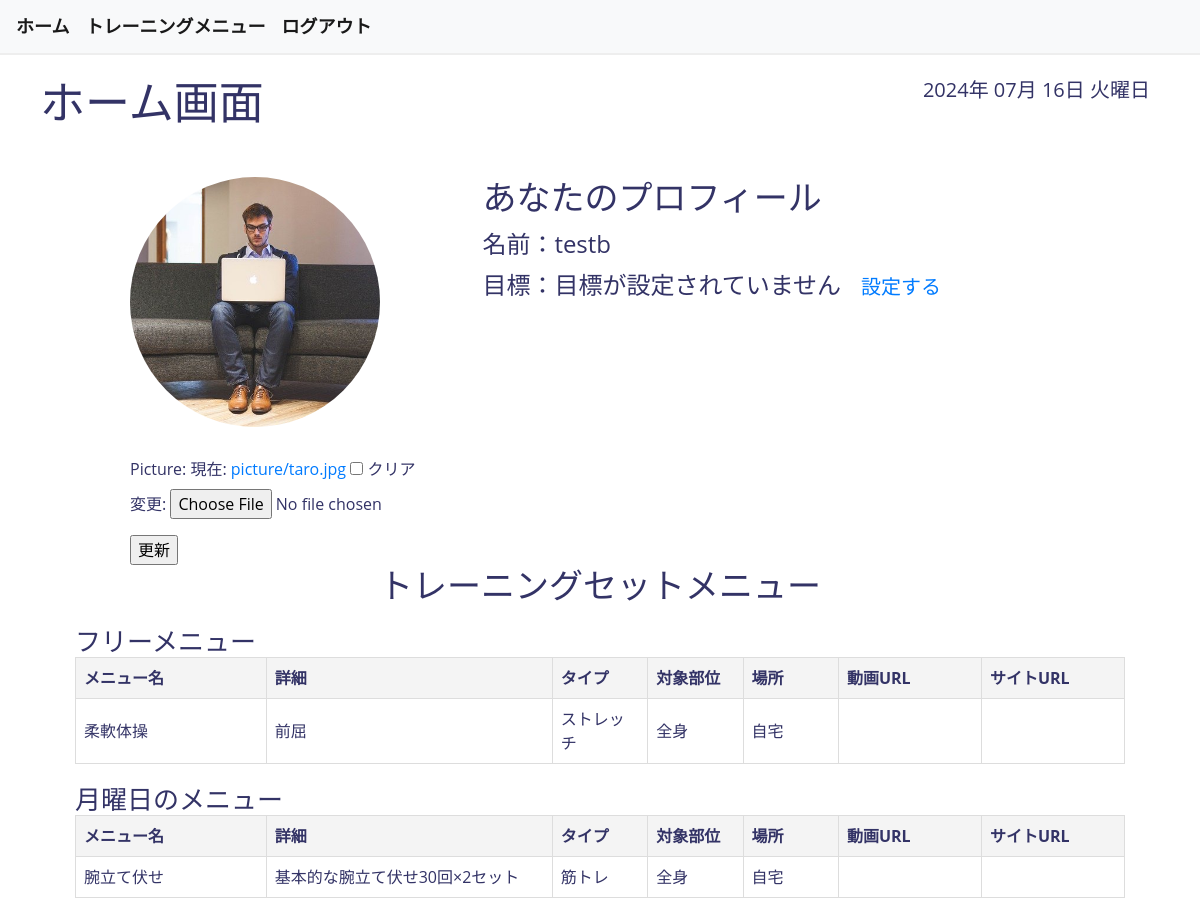
/training_menus/home/ (signed in), run on the app's committed database.
### accounts/models.py (models this page shows, shortened)
class Users(AbstractBaseUser, PermissionsMixin):
    username = models.CharField(max_length=150)
    email = models.EmailField(max_length=255, unique=True)
    is_active = models.BooleanField(default=True)
    is_staff = models.BooleanField(default=False)
    picture = models.FileField(null=True, upload_to='picture/')
    create_at = models.DateTimeField(auto_now_add=True)
    update_at = models.DateTimeField(auto_now=True)
    USERNAME_FIELD = 'email'
    REQUIRED_FIELDS = ['username']
    objects = UserManager()

### training_menus/models.py (models this page shows, shortened)
class UserCustomMenus(models.Model):
    DAY_OF_WEEK_CHOICES = (
        ('free', 'フリー'),
        ('monday', '月曜日'),
        ('tuesday', '火曜日'),
        ('wednesday', '水曜日'),
        ('thursday', '木曜日'),
        ('friday', '金曜日'),
        ('saturday', '土曜日'),
        ('sunday', '日曜日'),
    )
    menu_name = models.CharField(max_length=1000, verbose_name='メニュー名')
    menu_details = models.CharField(max_length=2000, blank=True, null=True, verbose_name='詳細')
    training_type = models.ForeignKey(
        TrainingType,
        on_delete = models.CASCADE,
        blank=True,
        null=True,
        verbose_name='トレーニングタイプ'
    )
    training_part = models.ForeignKey(
        TrainingPart,
        on_delete = models.CASCADE,
        blank=True,
        null=True,
        verbose_name='対象部位'
    )
    training_location = models.ForeignKey(
        TrainingLocation,
        on_delete = models.CASCADE,
        blank=True,
        null=True,
        verbose_name='場所'
    )
    reference_video_url = models.URLField(max_length=1000, blank=True, null=True, verbose_name='動画URL')
    reference_site_url = models.URLField(max_length=1000, blank=True, null=True, verbose_name='サイトURL')
    last_performed_date = models.CharField(max_length=1000, default='未実施', verbose_name='最終実施日')
    is_current = models.BooleanField(default=False, verbose_name='現在選択')
    day_of_week = models.CharField(max_length=10, choices=DAY_OF_WEEK_CHOICES, blank=True, null=True, verbose_name='曜日')
    user = models.ForeignKey(
        Users,
        on_delete = models.CASCADE,
        related_name='custom_menus',
    )
    create_at = models.DateTimeField(auto_now_add=True)
    update_at = models.DateTimeField(auto_now=True)
    class Meta:
        db_table = 'training_custom_menus'
        verbose_name = 'ユーザーカスタムメニュー'
        verbose_name_plural = 'ユーザーカスタムメニュー'

class TrainingType(models.Model):
    name = models.CharField(max_length=1000)
    user = models.ForeignKey(
        Users,
        on_delete = models.CASCADE,
    )
    create_at = models.DateTimeField(auto_now_add=True)
    update_at = models.DateTimeField(auto_now=True)
    class Meta:
        db_table = 'training_type'

class TrainingPart(models.Model):
    name = models.CharField(max_length=1000)
    user = models.ForeignKey(
        Users,
        on_delete = models.CASCADE,
    )
    create_at = models.DateTimeField(auto_now_add=True)
    update_at = models.DateTimeField(auto_now=True)
    class Meta:
        db_table = 'training_part'

class TrainingLocation(models.Model):
    name = models.CharField(max_length=1000)
    user = models.ForeignKey(
        Users,
        on_delete = models.CASCADE,
    )
    create_at = models.DateTimeField(auto_now_add=True)
    update_at = models.DateTimeField(auto_now=True)
    class Meta:
        db_table = 'training_location'

### training_menus/views.py (the view, shortened to what this page needs)
# urls.py: path('home/', HomeView.as_view(), name='home'),
class HomeView(LoginRequiredMixin, TemplateView):
    template_name = 'home.html'
    def get_context_data(self, **kwargs):
        context = super().get_context_data(**kwargs)
        user_profile = Users.objects.get(id=self.request.user.id)
        timezone_now = timezone.now()
        context['profile'] = user_profile
        context['picture_form'] = forms.PictureUploadForm(instance=user_profile)
        context['now'] = timezone_now
        context['goals'], created = TrainingGoals.objects.get_or_create(user=self.request.user)
        weekdays_ja = ["月曜日", "火曜日", "水曜日", "木曜日", "金曜日", "土曜日", "日曜日"]
        context['weekdays_ja'] = weekdays_ja[timezone_now.weekday()]
        is_current = UserCustomMenus.objects.filter(user=self.request.user, is_current=True)
        weekdays = ["monday", "tuesday", "wednesday", "thursday", "friday", "saturday", "sunday"]
        day_name = weekdays[timezone_now.weekday()]
        context['day_of_weeks_free'] = is_current.filter(day_of_week="free")
        context['day_of_weeks'] = is_current.filter(day_of_week=day_name)
        return context

### accounts/forms.py
class PictureUploadForm(forms.ModelForm):
    picture = forms.FileField(required=False)
    class Meta:
        model = Users
        fields = ['picture',]

### templates/home.html (shortened to what this page needs)
{% extends 'base.html' %}
{% load static %}
{% block content %}
<link rel="stylesheet" type="text/css" href="{% static 'css/home.css' %}">
<div class="header">
    <h1>ホーム画面</h1>
    <div class="date-display">{{ now|date:"Y年 m月 d日 l" }}</div>
</div>
<div class="profile-section">
    <div class="left-column">
        <div>
            {% if profile.picture %}
                <img class="profile-picture" src="{{ profile.picture.url }}">
            {% else %}
                <img class="profile-picture" src="/media/picture/default.png">
            {% endif %}
        </div>
        <form class="profile-form" method="post" enctype="multipart/form-data">
        {{ picture_form.as_p }}
        <input type="submit" value="更新">
        </form>
    </div>
    <div class="profile-details">
        <h2>あなたのプロフィール</h2>
        <p>名前：{{ profile.username }}</p>
        <div>
            {% if goals %}
                {% if goals.name %}
                    <p>目標：{{ goals.name }}<a href="{% url 'training_menus:goals_update' %}">編集</a></p>
                {% else %}
                    <p>目標：目標が設定されていません<a href="{% url 'training_menus:goals_update' %}">設定する</a></p>
                {% endif %}
            {% else %}
                <p>目標：目標が設定されていません<a href="{% url 'training_menus:goals_update' %}">設定する</a></p>
            {% endif %}
        </div>
    </div>
</div>
<div>
    <h2 class="h2-training">トレーニングセットメニュー</h2>
    <div class="menu-container">
        <h3 class="h3-menu">フリーメニュー</h3>
        <div class="training-table-container">
            <table class="training-table">
                <thead>
                <tr>
                    <th>メニュー名</th>
                    <th>詳細</th>
                    <th>タイプ</th>
                    <th>対象部位</th>
                    <th>場所</th>
                    <th>動画URL</th>
                    <th>サイトURL</th>
                </tr>
                </thead>
                <tbody>
                {% for free in day_of_weeks_free %}
                <tr>
                    <td>{{ free.menu_name }}</td>
                    <td>{{ free.menu_details }}</td>
                    <td>{{ free.training_type.name }}</td>
                    <td>{{ free.training_part.name }}</td>
                    <td>{{ free.training_location.name }}</td>
                    <td><a href="{{ free.reference_video_url }}" target="_blank">{{ free.reference_video_url|truncatechars:30 }}</a></td>
                    <td><a href="{{ free.reference_site_url }}" target="_blank">{{ free.reference_site_url|truncatechars:30 }}</a></td>
                </tr>
                {% endfor %}
                </tbody>
            </table>
        </div>
    </div>
    <div class="menu-container">
        <h3 class="h3-menu">{{ weekdays_ja }}のメニュー</h3>
        <div class="training-table-container">
            <table class="training-table">
                <thead>
                <tr>
                    <th>メニュー名</th>
                    <th>詳細</th>
                    <th>タイプ</th>
                    <th>対象部位</th>
                    <th>場所</th>
                    <th>動画URL</th>
                    <th>サイトURL</th>
                </tr>
                </thead>
                <tbody>
                {% for day_of_week in day_of_weeks %}
                <tr>
                    <td>{{ day_of_week.menu_name }}</td>
                    <td>{{ day_of_week.menu_details }}</td>
                    <td>{{ day_of_week.training_type.name }}</td>
                    <td>{{ day_of_week.training_part.name }}</td>
                    <td>{{ day_of_week.training_location.name }}</td>
                    <td><a href="{{ day_of_week.reference_video_url }}" target="_blank">{{ day_of_week.reference_video_url|truncatechars:30 }}</a></td>
                    <td><a href="{{ day_of_week.reference_site_url }}" target="_blank">{{ day_of_week.reference_site_url|truncatechars:30 }}</a></td>
                </tr>
                {% endfor %}
                </tbody>
            </table>
        </div>
    </div>
</div>
{% endblock %}

### templates/base.html (shortened to what this page needs)
{% load static %}
<!DOCTYPE html>
<html lang="ja">
   <head>
      <link rel="stylesheet" href="https://stackpath.bootstrapcdn.com/bootstrap/4.3.1/css/bootstrap.min.css">
      <link rel="stylesheet" type="text/css" href="{% static 'css/base.css' %}">
   </head>
   <body>
      <nav class="navbar navbar-expand-lg navbar-light bg-light">
        <a class="navbar-brand" href="{% url 'training_menus:home' %}">ホーム</a>
        {% if user.is_authenticated %}
        <a class="navbar-brand" href="{% url 'training_menus:training_list' %}">トレーニングメニュー</a>
        <a class="navbar-brand" href="{% url 'accounts:user_logout' %}">ログアウト</a>
        {% else %}
        <a class="navbar-brand" href="{% url 'accounts:user_login' %}">ログイン</a>
        <a class="navbar-brand" href="{% url 'accounts:regist' %}">ユーザー登録</a>
        {% endif %}
      </nav>
      {% block content %}{% endblock %}
   </body>
</html>

### static/css/base.css (style rules this page uses)
body { font-family: 'Open Sans', sans-serif; color: #333366; background-color: #ffffff; }
.navbar { background-color: #ffffff; border-bottom: 2px solid #eeeeee; }
.navbar-brand { color: #007bff; font-size: 18px; font-weight: bold; }

### static/css/home.css (style rules this page uses)
body { font-family: 'Open Sans', sans-serif; }
.header { display: flex; justify-content: space-between; padding: 20px 40px; }
h1 { font-size: 45px; }
.date-display { font-size: 20px; padding: 0px 10px; }
.profile-section { display: flex; align-items: flex-start; margin-top: 20px; margin-left: 90px; }
.left-column { display: flex; flex-direction: column; margin-left: 40px; }
.profile-picture { width: 250px; height: 250px; border-radius: 50%; margin-bottom: 30px; object-fit: cover; }
.profile-details { font-size: 16px; }
.profile-details h2 { font-size: 34px; }
.profile-details p { margin: 5px 0; font-size: 24px; }
.profile-details a { margin-left: 20px; font-size: 20px; text-decoration: none; }
.menu-container { width: 90%; margin: 20px auto; padding: 0 15px; }
.h2-training { font-size: 34px; text-align: center; }
.h3-menu { font-size: 26px; text-align: left; margin: 0; }
.training-table-container { margin: 0; }
.training-table { width: 100%; table-layout: fixed; border-collapse: collapse; }
.training-table th, .training-table td { font-size: 16px; text-align: left; padding: 8px; border: 1px solid #ddd; }
.training-table th:nth-child(1), .training-table td:nth-child(1) { width: 20%; }
.training-table th:nth-child(2), .training-table td:nth-child(2) { width: 30%; }
.training-table th:nth-child(3), .training-table td:nth-child(3), .training-table th:nth-child(4), .training-table td:nth-child(4), .training-table th:nth-child(5), .training-table td:nth-child(5) { width: 10%; }
.training-table th:nth-child(6), .training-table td:nth-child(6), .training-table th:nth-child(7), .training-table td:nth-child(7) { width: 15%; }
.training-table th { background-color: #f4f4f4; }
.training-table td { word-wrap: break-word; overflow-wrap: break-word; }

### data on the page
Users: picture (picture), username "testb"
UserCustomMenus: menu_name "柔軟体操", menu_details "前屈", training_type.name "ストレッチ", training_part.name "全身", training_location.name "自宅"
UserCustomMenus: menu_name "腕立て伏せ", menu_details "基本的な腕立て伏せ30回×2セット", training_type.name "筋トレ", training_part.name "全身", training_location.name "自宅"

### other printed values
{{ now|date:"Y年 m月 d日 l" }} "2024年 07月 16日 火曜日"
{{ weekdays_ja }} "月曜日"
